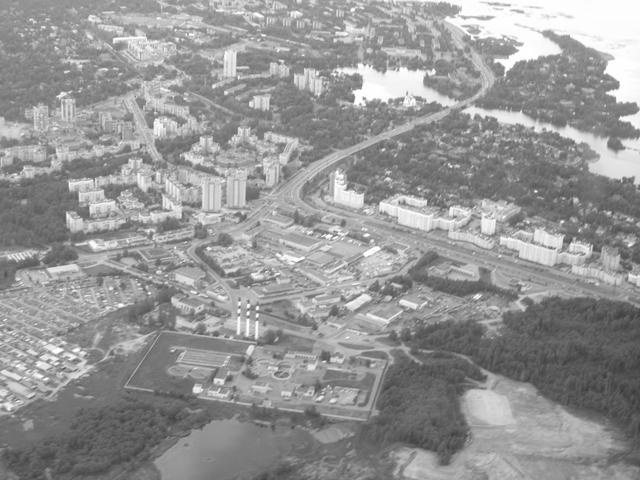
#> input picture opencv/images/satellite_view.jpg, 640 x 480 px
$ python drawing_geometric_shapes_on_images.py
#> lines starting #> are read from the running program, lines starting #| are printed output that depends on the picture
import cv2
import numpy as np

image=cv2.imread('images/satellite_view.jpg')
#> image is the input picture: shape (480, 640, 3); min 58, max 255, mean 149.9
# image=np.ones((640,480,3),dtype=np.uint8)*255
if image is not None:
    tip_length=0.1
    color=(0,0,255)
    thickness=5
    cv2.line(image,(100,300),(300,300),color,thickness)
    cv2.arrowedLine(image,(300,100),(300,300),color,thickness)
    cv2.rectangle(image,(50,50),(350,350),color,thickness)
    cv2.circle(image,(200,200),150,color,thickness)
    cv2.putText(image,"open_cv",(200,200),cv2.FONT_HERSHEY_SIMPLEX,1,color,3)
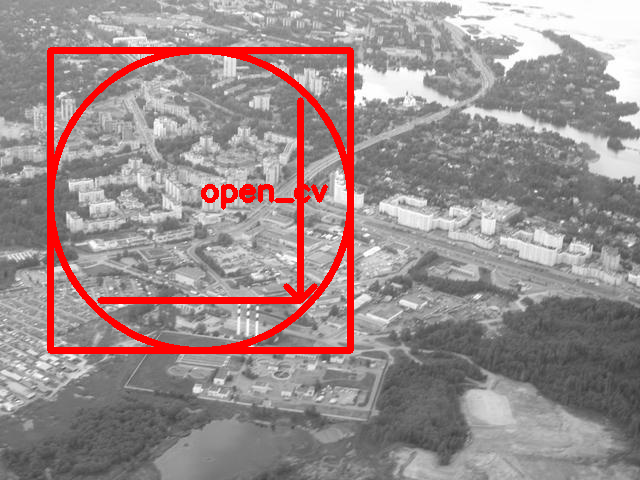
#> image: shape (480, 640, 3); mean B, G, R 140.9, 140.9, 155.4
    cv2.imshow('image',image)

if cv2.waitKey(0)==ord('q'):
#> (key q is pressed here)
    cv2.destroyAllWindows()
